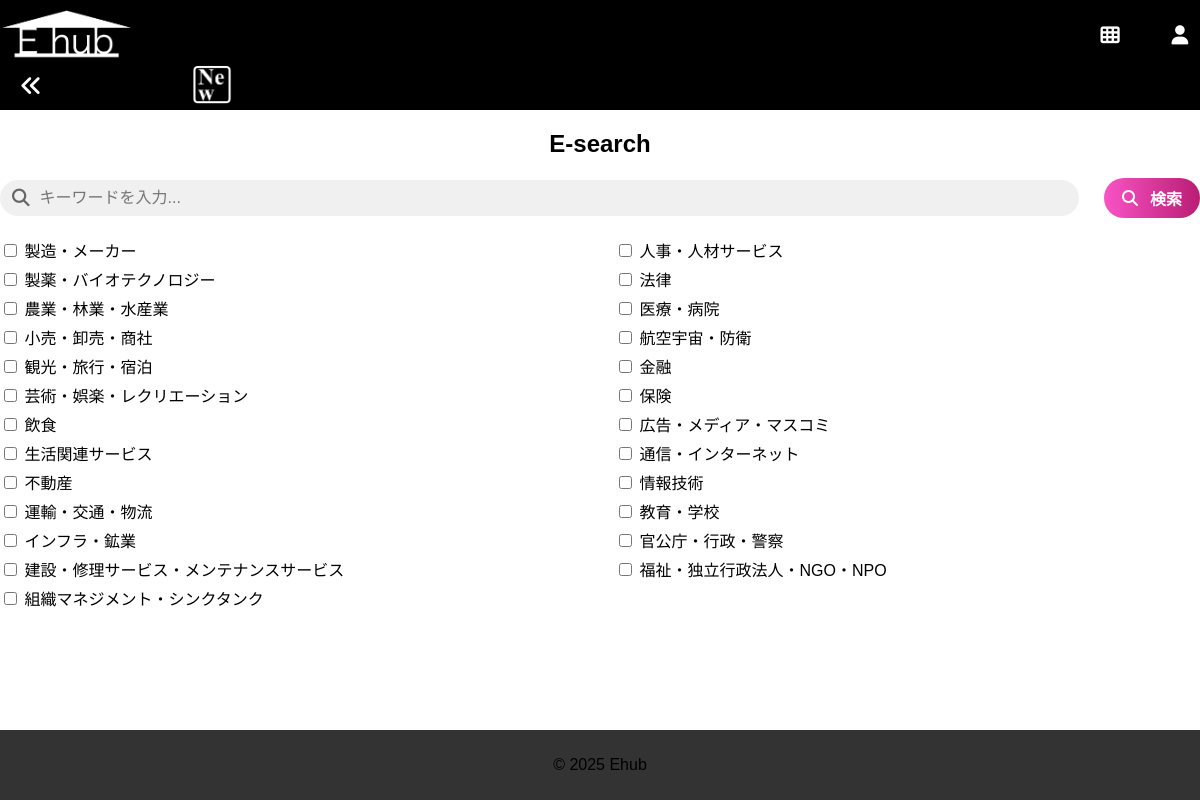
Screenshot of /search with the database file from the repository.
### models.py (models this page shows)
class Category(db.Model):
    id = db.Column(db.Integer, primary_key=True)
    name = db.Column(db.String(64), nullable=False, unique=True)

### app.py (the view, shortened to what this page needs)
@app.route('/search', methods=['GET', 'POST'])
def search():
    form = SearchForm()
    form.categories.choices = [(c.id, c.name) for c in Category.query.all()]
    ideas = []
    return render_template('search.html', form=form)

### forms.py
class SearchForm(FlaskForm):
    keyword = StringField('キーワード')
    categories = SelectMultipleField(
        '分野',
        coerce=int,
        option_widget=CheckboxInput(),
        widget=ListWidget(prefix_label=False)
    )
    submit = SubmitField('検索')

### templates/search.html (shortened to what this page needs)
{% extends "base.html" %}
{% block content %}
<div class="search-container">
  <h2>E-search</h2>
  <form method="POST" action="{{ url_for('search') }}">
    <div class="search-row">
      <div class="search-field-wrapper">
        <i class="fa-solid fa-magnifying-glass"></i>
        {{ form.keyword(size=20, placeholder='キーワードを入力...') }}
      </div>
      <button type="submit" class="search-btn">
        <i class="fa-solid fa-magnifying-glass"></i> 検索
      </button>
    </div>
    <div class="categories-container">
      {% for subfield in form.categories %}
        <label>
          {{ subfield() }}
          {{ subfield.label.text }}
        </label>
      {% endfor %}
    </div>
  </form>
</div>
{% endblock %}

### templates/base.html (shortened to what this page needs)
<!DOCTYPE html>
<html lang="ja">
<head>
    <link rel="stylesheet"
      href="https://cdnjs.cloudflare.com/ajax/libs/font-awesome/6.2.0/css/all.min.css"
 />
    <link rel="stylesheet" href="{{ url_for('static', filename='style.css') }}">
</head>
<body class="{{ body_class|default('') }}">
    <header>
        <div class="header-left">
            <h1>
                <a href="{{ url_for('index') }}">
                    <img src="{{ url_for('static', filename='images/ehub_logo.png') }}"
                        alt="Ehub Logo"
                        class="ehub-logo">
                </a>
            </h1>
        </div>
        <div class="header-right" style="display: flex; align-items: center; justify-content: flex-end; gap: 15px;">
          <div class="app-menu-container">
              <button type="button" class="app-menu-btn">
                  <i class="fa-solid fa-th"></i>
              </button>
          </div>
          {% if current_user.is_authenticated %}
          <div class="user-settings-container">
              <a href="{{ url_for('my_user_info') }}">
                  {% if current_user.topphoto %}
                      <img src="{{ url_for('static', filename='uploads/' ~ current_user.topphoto) }}"
                          alt="Profile"
                          class="topphoto-icon">
                  {% else %}
                      <i class="fa-solid fa-user"></i>
                  {% endif %}
              </a>
          </div>
          {% else %}
          <div class="auth-container">
            <button id="authIcon" class="auth-icon-btn">
              <i class="fa-solid fa-user"></i>
            </button>
          </div>
          {% endif %}
      </div>
      <a href="javascript:history.back();" class="back-button-link">
        <i class="fa-solid fa-angles-left"></i>
      </a>
      <a href="{{ url_for('recent_page') }}" class="recent-icon-link">
        <img src="{{ url_for('static', filename='images/new_recent_icon.png') }}"
            alt="New"
            class="recent-icon-img" />
      </a>
    </header>
    <main>
        {% block content %}{% endblock %}
    </main>
    <footer>
        <p>&copy; 2025 Ehub</p>
    </footer>
</body>
</html>

### static/style.css (style rules this page uses)
body { font-family: Arial, sans-serif; margin: 0; padding: 0; background-color: #fff; color: #000; }
.header, nav, main { padding: 20px; }
html, body { margin: 0; padding: 0; box-sizing: border-box; }
header { background: #000; padding: 20px; display: flex; justify-content: space-between; align-items: center; position: fixed; top: 0; height: 110px; left: 0; right: 0; z-index: 9999; }
.header-left h1, .header-left h1 a { margin: 0; color: #333; text-decoration: none; font-size: 1.5em; }
main { background-color: #fff; height: calc(100vh - (110px + 0px)); overflow-y: auto; overflow-x: hidden; width: 100%; max-width: none; margin: 0; padding: 0; box-sizing: border-box; padding-top: 110px !important; padding-bottom: 0px; margin-bottom: 0 !important; }
footer { background-color: #333; position: fixed; left: 0; right: 0; bottom: 0; text-align: center; font-size: 1.0em; margin: 0 !important; padding: 10px; box-sizing: border-box; }
.app-menu-container { position: relative; display: inline-block; z-index: 999999 !important; margin-right: 15px; }
.app-menu-btn { background: none; border: none; cursor: pointer; font-size: 1.2em; color: #333; text-decoration: none; padding: 0; }
body { font-family: Arial, sans-serif; margin: 0; padding: 0; }

### templates/base.html (style rules this page uses)
.header-left h1 { margin: 0; }
.header-left h1 a { text-decoration: none; color: #333; }
.ehub-logo { max-height: 50px; height: auto; width: auto; display: block; }
body { margin: 0; padding: 0; font-family: Arial, sans-serif; }
header { background: #000; padding: 0px; display: flex; justify-content: space-between; align-items: center; position: fixed; top: 0; left: 0; right: 0; z-index: 9999; height: 110px; }
.header-right { display: flex; align-items: center; justify-content: flex-end; gap: 15px; }
.app-menu-container { position: relative; display: inline-block; margin-right: 15px; }
.app-menu-btn { background: none; border: none; cursor: pointer; font-size: 1.2em; color: #fff; width: 40px; height: 40px; display: flex; align-items: center; justify-content: center; }
.auth-container { position: relative; display: inline-block; transform: translateY(-20px); }
.app-menu-btn { background: none; border: none; cursor: pointer; font-size: 1.2em; color: #fff; }
.auth-icon-btn { background: none; border: none; cursor: pointer; font-size: 1.2em; color: #fff; width: 40px; height: 40px; display: flex; align-items: center; justify-content: center; }
.ehub-logo, .app-menu-container, .user-settings-container { transform: translateY(-20px); }
.back-button-link { position: absolute; bottom: 10px; left: 20px; color: #fff; font-size: 1.4em; text-decoration: none; transform: none; }
.recent-icon-link { position: absolute; bottom: 5px; left: 16%; width: 40px; height: 40px; text-decoration: none; cursor: pointer; }
.recent-icon-img { width: 100%; height: auto; border-radius: 5px; display: block; }

### templates/search.html (style rules this page uses)
.search-container { width: 100%; margin: 0 auto; text-align: left; }
.search-container h2 { text-align: center; margin-bottom: 20px; }
.search-row { display: flex; align-items: center; margin-bottom: 20px; flex-wrap: nowrap; gap: 10px; }
.search-field-wrapper { display: inline-flex; align-items: center; background-color: #f0f0f0; border-radius: 20px; padding: 8px 12px; flex: 1; min-width: 0; width: 73%; box-sizing: border-box; }
.search-field-wrapper i { margin-right: 8px; color: #666; font-size: 1.1em; }
.search-field-wrapper input[type="text"] { border: none; outline: none; background: transparent; flex: 1; font-size: 1em; color: #333; min-width: 0; }
.search-btn { background: linear-gradient(to right, #f953c6, #b91d73); border: none; border-radius: 20px; color: #fff; font-weight: bold; cursor: pointer; font-size: 1em; padding: 8px 18px; margin-left: 15px; display: inline-flex; align-items: center; gap: 6px; flex-shrink: 0; }
.search-btn i { margin-right: 6px; }
.categories-container { column-count: 2; column-gap: 30px; margin-bottom: 20px; }
.categories-container label { display: block; margin-bottom: 5px; }

### rows the page displays
Category: label.text "製造・メーカー"
Category: label.text "製薬・バイオテクノロジー"
Category: label.text "農業・林業・水産業"
Category: label.text "小売・卸売・商社"
Category: label.text "観光・旅行・宿泊"
Category: label.text "芸術・娯楽・レクリエーション"
Category: label.text "飲食"
Category: label.text "生活関連サービス"
Category: label.text "不動産"
Category: label.text "運輸・交通・物流"
Category: label.text "インフラ・鉱業"
Category: label.text "建設・修理サービス・メンテナンスサービス"
Category: label.text "組織マネジメント・シンクタンク"
Category: label.text "人事・人材サービス"
Category: label.text "法律"
Category: label.text "医療・病院"
Category: label.text "航空宇宙・防衛"
Category: label.text "金融"
Category: label.text "保険"
Category: label.text "広告・メディア・マスコミ"
Category: label.text "通信・インターネット"
Category: label.text "情報技術"
Category: label.text "教育・学校"
Category: label.text "官公庁・行政・警察"
Category: label.text "福祉・独立行政法人・NGO・NPO"
